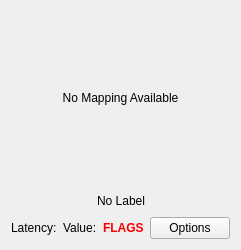
<?xml version="1.0" encoding="UTF-8"?>
<ui version="4.0">
 <class>AwTopoWidgetUi</class>
 <widget class="QWidget" name="AwTopoWidgetUi">
  <property name="geometry">
   <rect>
    <x>0</x>
    <y>0</y>
    <width>226</width>
    <height>250</height>
   </rect>
  </property>
  <property name="sizePolicy">
   <sizepolicy hsizetype="Expanding" vsizetype="Expanding">
    <horstretch>0</horstretch>
    <verstretch>0</verstretch>
   </sizepolicy>
  </property>
  <property name="maximumSize">
   <size>
    <width>16777215</width>
    <height>16777215</height>
   </size>
  </property>
  <property name="windowTitle">
   <string>TopoWidget</string>
  </property>
  <property name="windowIcon">
   <iconset resource="../../resources/AnyWave.qrc">
    <normaloff>:/images/AnyWave_icon.png</normaloff>:/images/AnyWave_icon.png</iconset>
  </property>
  <layout class="QVBoxLayout" name="verticalLayout">
   <item>
    <widget class="AwTopoLabelImage" name="labelImage">
     <property name="sizePolicy">
      <sizepolicy hsizetype="Expanding" vsizetype="Expanding">
       <horstretch>0</horstretch>
       <verstretch>1</verstretch>
      </sizepolicy>
     </property>
     <property name="text">
      <string>No Mapping Available</string>
     </property>
     <property name="scaledContents">
      <bool>false</bool>
     </property>
     <property name="alignment">
      <set>Qt::AlignCenter</set>
     </property>
    </widget>
   </item>
   <item>
    <layout class="QHBoxLayout" name="horizontalLayout_2">
     <item>
      <spacer name="horizontalSpacer_2">
       <property name="orientation">
        <enum>Qt::Horizontal</enum>
       </property>
       <property name="sizeHint" stdset="0">
        <size>
         <width>40</width>
         <height>20</height>
        </size>
       </property>
      </spacer>
     </item>
     <item>
      <widget class="QLabel" name="label">
       <property name="text">
        <string>No Label</string>
       </property>
      </widget>
     </item>
     <item>
      <spacer name="horizontalSpacer_3">
       <property name="orientation">
        <enum>Qt::Horizontal</enum>
       </property>
       <property name="sizeHint" stdset="0">
        <size>
         <width>40</width>
         <height>20</height>
        </size>
       </property>
      </spacer>
     </item>
    </layout>
   </item>
   <item>
    <layout class="QHBoxLayout" name="horizontalLayout">
     <item>
      <widget class="QLabel" name="labelLatency">
       <property name="sizePolicy">
        <sizepolicy hsizetype="MinimumExpanding" vsizetype="Expanding">
         <horstretch>0</horstretch>
         <verstretch>0</verstretch>
        </sizepolicy>
       </property>
       <property name="text">
        <string>Latency:</string>
       </property>
      </widget>
     </item>
     <item>
      <widget class="QLabel" name="labelValue">
       <property name="sizePolicy">
        <sizepolicy hsizetype="MinimumExpanding" vsizetype="Expanding">
         <horstretch>0</horstretch>
         <verstretch>0</verstretch>
        </sizepolicy>
       </property>
       <property name="text">
        <string>Value:</string>
       </property>
       <property name="scaledContents">
        <bool>true</bool>
       </property>
      </widget>
     </item>
     <item>
      <widget class="QLabel" name="labelFlags">
       <property name="styleSheet">
        <string notr="true">font : bold;
color : red;</string>
       </property>
       <property name="text">
        <string>FLAGS</string>
       </property>
      </widget>
     </item>
     <item>
      <widget class="QPushButton" name="buttonOptions">
       <property name="sizePolicy">
        <sizepolicy hsizetype="Preferred" vsizetype="Fixed">
         <horstretch>0</horstretch>
         <verstretch>0</verstretch>
        </sizepolicy>
       </property>
       <property name="text">
        <string>Options</string>
       </property>
      </widget>
     </item>
     <item>
      <spacer name="horizontalSpacer_4">
       <property name="orientation">
        <enum>Qt::Horizontal</enum>
       </property>
       <property name="sizeHint" stdset="0">
        <size>
         <width>40</width>
         <height>20</height>
        </size>
       </property>
      </spacer>
     </item>
     <item>
      <spacer name="horizontalSpacer">
       <property name="orientation">
        <enum>Qt::Horizontal</enum>
       </property>
       <property name="sizeHint" stdset="0">
        <size>
         <width>40</width>
         <height>20</height>
        </size>
       </property>
      </spacer>
     </item>
    </layout>
   </item>
  </layout>
 </widget>
 <layoutdefault spacing="6" margin="11"/>
 <customwidgets>
  <customwidget>
   <class>AwTopoLabelImage</class>
   <extends>QLabel</extends>
   <header location="global">AwTopoLabelImage.h</header>
  </customwidget>
 </customwidgets>
 <resources>
  <include location="../../resources/AnyWave.qrc"/>
 </resources>
 <connections/>
</ui>
